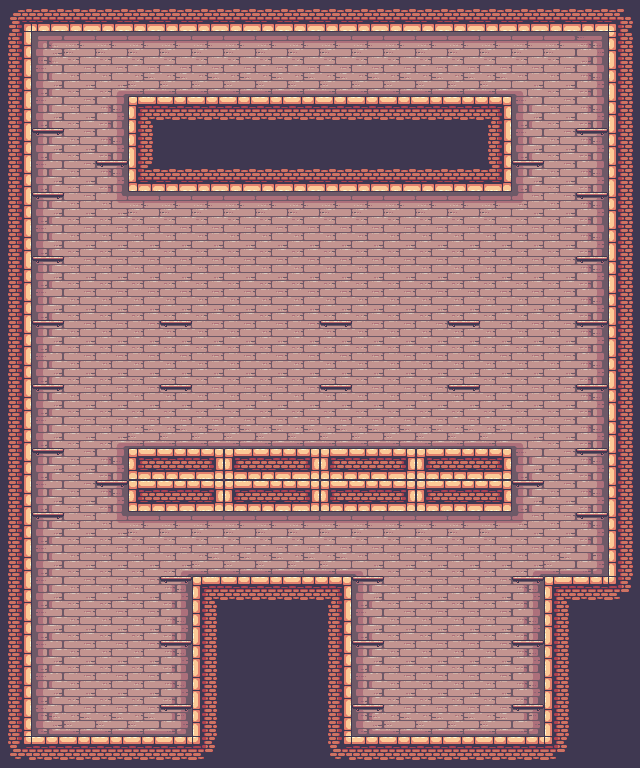

Below is a game level as drawn by its tile map, then a one-line description and the .tmx that defines it (tile-layer data replaced by summaries):
An orthogonal 20x24 tile map with 32x32 px tiles, 2 tile layers (background, foreground), 2 tilesets and 84 objects (33x platform, 22x box, 6x king_pig, 2x door, 2x pig, ...).

<map version="1.10" tiledversion="1.10.2" orientation="orthogonal" renderorder="right-down" width="20" height="24" tilewidth="32" tileheight="32" infinite="0" nextlayerid="6" nextobjectid="89">
 <properties>
  <property name="hasLights" type="bool" value="false" />
  <property name="mapMusic" value="audio/mapmusic.mp3" />
 </properties>
 <tileset firstgid="1" name="mapTileset" tilewidth="32" tileheight="32" tilecount="512" columns="32">
  <image source="../graphics/mapObject.png" width="1024" height="512" />
 </tileset>
 <tileset firstgid="513" name="entityTileset" tilewidth="78" tileheight="58" tilecount="10" columns="0">
  <grid orientation="orthogonal" width="1" height="1" />
  <tile id="0">
   <image width="52" height="56" source="../graphics/bomb.png" />
  </tile>
  <tile id="1">
   <image width="22" height="16" source="../graphics/box.png" />
  </tile>
  <tile id="2">
   <image width="44" height="28" source="../graphics/cannon.png" />
  </tile>
  <tile id="3">
   <image width="46" height="56" source="../graphics/door.png" />
  </tile>
  <tile id="4">
   <image width="78" height="58" source="../graphics/king.png" />
  </tile>
  <tile id="5">
   <image width="34" height="28" source="../graphics/pig.png" />
  </tile>
  <tile id="6">
   <image width="26" height="26" source="../graphics/pig_bomb.png" />
  </tile>
  <tile id="7">
   <image width="26" height="30" source="../graphics/pig_box.png" />
  </tile>
  <tile id="8">
   <image width="38" height="28" source="../graphics/pig_king.png" />
  </tile>
  <tile id="9">
   <image width="26" height="18" source="../graphics/pig_light.png" />
  </tile>
 </tileset>
 <layer id="1" name="background" width="20" height="24">
  <data>[480 cells, 480 non-empty, 29 distinct tile ids]</data>
 </layer>
 <layer id="2" name="foreground" width="20" height="24">
  <data>[480 cells, 33 non-empty, 1 distinct tile ids]</data>
 </layer>
 <objectgroup id="3" name="collision">
  <object id="43" x="22.9167" y="24" width="8.83333" height="720.625" />
  <object id="44" x="607.583" y="22.6875" width="8.83333" height="561.625" />
  <object id="45" x="128" y="448.667" width="384" height="63.3333" />
  <object id="46" x="23.3333" y="736.333" width="176" height="8.33333" />
  <object id="47" x="193.333" y="576.97" width="8" height="167.03" />
  <object id="48" x="192.364" y="576.636" width="159.636" height="8.45455" />
  <object id="49" x="343.25" y="577.5" width="8.75" height="166.75" />
  <object id="50" x="343.091" y="736.545" width="209.636" height="8.63636" />
  <object id="51" x="544.182" y="577" width="10.3182" height="167.727" />
  <object id="52" x="543.75" y="576" width="73.5" height="8.875" />
  <object id="53" x="128" y="96" width="384" height="96" />
  <object id="54" x="23.0909" y="23.0909" width="593.636" height="8.36364" />
  <object id="55" name="platform" x="576.091" y="128.364" width="31.3636" height="4.18182" />
  <object id="56" name="platform" x="576.227" y="192.545" width="31.3636" height="4.18182" />
  <object id="57" name="platform" x="576.227" y="256.455" width="31.3636" height="4.18182" />
  <object id="58" name="platform" x="576.243" y="320.419" width="31.3636" height="4.18182" />
  <object id="59" name="platform" x="576.318" y="384.284" width="31.3636" height="4.18182" />
  <object id="60" name="platform" x="576.068" y="448.347" width="31.3636" height="4.18182" />
  <object id="61" name="platform" x="576.256" y="512.284" width="31.3636" height="4.18182" />
  <object id="62" name="platform" x="512.443" y="480.284" width="31.3636" height="4.18182" />
  <object id="63" name="platform" x="511.818" y="576.159" width="31.3636" height="4.18182" />
  <object id="64" name="platform" x="512.443" y="640.222" width="31.3636" height="4.18182" />
  <object id="65" name="platform" x="512.631" y="704.534" width="31.3636" height="4.18182" />
  <object id="66" name="platform" x="352.136" y="704.455" width="31.3636" height="4.18182" />
  <object id="67" name="platform" x="352.136" y="640.091" width="31.3636" height="4.18182" />
  <object id="68" name="platform" x="352.256" y="576.597" width="31.3636" height="4.18182" />
  <object id="69" name="platform" x="160.682" y="576.545" width="31.3636" height="4.18182" />
  <object id="70" name="platform" x="160.409" y="640.091" width="31.3636" height="4.18182" />
  <object id="71" name="platform" x="160.409" y="704.273" width="31.3636" height="4.18182" />
  <object id="72" name="platform" x="96.3182" y="480.273" width="31.3636" height="4.18182" />
  <object id="73" name="platform" x="31.9432" y="512.347" width="31.3636" height="4.18182" />
  <object id="74" name="platform" x="32.2273" y="448.364" width="31.3636" height="4.18182" />
  <object id="75" name="platform" x="32.4546" y="384.693" width="31.3636" height="4.18182" />
  <object id="76" name="platform" x="160.045" y="384.545" width="31.3636" height="4.18182" />
  <object id="77" name="platform" x="319.955" y="384.545" width="31.3636" height="4.18182" />
  <object id="78" name="platform" x="320.068" y="320.659" width="31.3636" height="4.18182" />
  <object id="79" name="platform" x="160.318" y="320.273" width="31.3636" height="4.18182" />
  <object id="80" name="platform" x="32.0682" y="320.659" width="31.3636" height="4.18182" />
  <object id="81" name="platform" x="32.3182" y="256.597" width="31.3636" height="4.18182" />
  <object id="82" name="platform" x="32.0455" y="192.364" width="31.3636" height="4.18182" />
  <object id="83" name="platform" x="31.9546" y="128.545" width="31.3636" height="4.18182" />
  <object id="84" name="platform" x="96.5" y="160.455" width="31.3636" height="4.18182" />
  <object id="85" name="platform" x="512.068" y="160.409" width="31.3636" height="4.18182" />
  <object id="86" name="platform" x="447.773" y="320.545" width="31.3636" height="4.18182" />
  <object id="87" name="platform" x="447.682" y="384.273" width="31.3636" height="4.18182" />
 </objectgroup>
 <objectgroup id="4" name="portals">
  <object id="42" name="portal" x="308.375" y="67.25" width="6.125" height="14.25">
   <properties>
    <property name="toMap" value="map/map9.tmx" />
   </properties>
  </object>
 </objectgroup>
 <objectgroup id="5" name="entity">
  <object id="2" name="box" gid="514" x="184.333" y="265.333" width="22" height="16" />
  <object id="3" name="box" gid="514" x="137" y="253.333" width="22" height="16" />
  <object id="4" name="box" gid="514" x="269.333" y="264" width="22" height="16" />
  <object id="5" name="box" gid="514" x="387.667" y="252.333" width="22" height="16" />
  <object id="6" name="box" gid="514" x="524.292" y="191.083" width="22" height="16" />
  <object id="7" name="box" gid="514" x="118" y="285.667" width="22" height="16" />
  <object id="8" name="box" gid="514" x="449.667" y="228.667" width="22" height="16" />
  <object id="9" name="box" gid="514" x="500.667" y="227" width="22" height="16" />
  <object id="10" name="box" gid="514" x="330.333" y="268.667" width="22" height="16" />
  <object id="11" name="box" gid="514" x="138" y="213.667" width="22" height="16" />
  <object id="12" name="box" gid="514" x="267.333" y="224.333" width="22" height="16" />
  <object id="13" name="box" gid="514" x="322" y="224.667" width="22" height="16" />
  <object id="14" name="box" gid="514" x="380.667" y="212.667" width="22" height="16" />
  <object id="15" name="box" gid="514" x="448.333" y="264" width="22" height="16" />
  <object id="16" name="box" gid="514" x="198" y="236" width="22" height="16" />
  <object id="17" name="box" gid="514" x="65.3333" y="194.667" width="22" height="16" />
  <object id="18" name="box" gid="514" x="244.333" y="281.667" width="22" height="16" />
  <object id="19" name="door" gid="516" x="64" y="736" width="46" height="56" />
  <object id="20" name="box" gid="514" x="384" y="736" width="22" height="16" />
  </objectgroup>
</map>
<!-- 19 of 84 objects omitted -->
